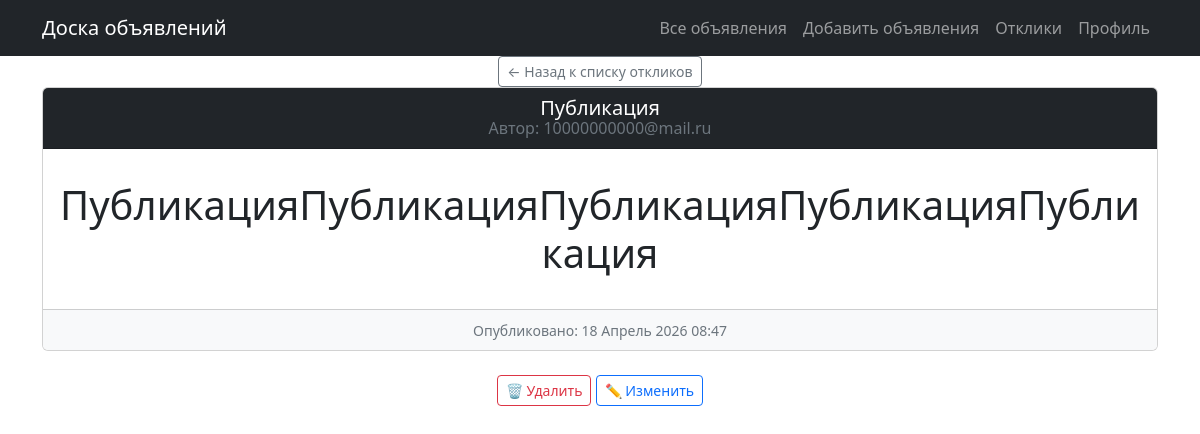
Screenshot of /my-ads/40/ (signed in) with the database file from the repository.
### board/models.py (models this page shows, shortened)
class Ad(models.Model):
    title = models.CharField(
        max_length=250,
        verbose_name='Заголовок'
    )
    content = RichTextUploadingField(
        'Содержимое статьи',
        config_name='default',
        blank=True,
        null=True
    )
    category = models.ForeignKey(
        Category,
        on_delete=models.PROTECT,
        verbose_name="Категория",
    )
    author = models.ForeignKey(
        User,
        on_delete=models.CASCADE,
        verbose_name="Автор"
    )
    created_at = models.DateTimeField(
        auto_now_add=True,
        verbose_name='Дата публикации'
    )
    updated_at = models.DateTimeField(
        auto_now=True,
        verbose_name='Последнее обновление'
    )
    class Meta:
        ordering = ['-created_at']
        verbose_name = 'Объявление'
        verbose_name_plural = 'Объявления'

### board/views.py (the view)
class MyDetail(LoginRequiredMixin, DetailView):
    model = Ad
    template_name = 'my_detail.html'
    context_object_name = 'ad'
    def get_queryset(self):
        return super().get_queryset().filter(author=self.request.user)
    def get_context_data(self, **kwargs):
        context = super().get_context_data(**kwargs)
        return context

### templates/my_detail.html (shortened to what this page needs)
{% extends "flatpages/default.html" %}
{% block content %}
    <div>
        <a href="{% url 'board:response_list' %}" class="btn btn-outline-secondary btn-sm">
            ← Назад к списку откликов
        </a>
    </div>
    <div class="row">
        <div class="col-lg-12">
            <div class="card mb-4">
                <div class="card-header bg-dark text-white">
                    <h5 class="card-title mb-0">{{ ad.title }}</h5>
            <p class="card-subtitle mb-0 text-muted">
                Автор: {{ ad.author.username }}
            </p>
        </div>
        <div class="card-body">
            {% if ad.content %}
                <p>{{ ad.content|safe }}</p>
            {% else %}
                <p>Нет текста</p>
            {% endif %}
        </div>
        <div class="card-footer bg-light">
            <small class="text-muted">
                Опубликовано: {{ ad.created_at|date:"d F Y H:i" }}
            </small>
        </div>
    </div>
            <a href="{% url 'board:ad_delete' ad.pk %}"
               class="btn btn-outline-danger btn-sm"
               onclick="return confirm('Вы уверены, что хотите удалить это объявление?')">
                🗑️ Удалить
            </a>
            <a href="{% url 'board:ad_edit' ad.pk %}"
               class="btn btn-outline-primary btn-sm">
                ✏️ Изменить
            </a>
</div>
{% endblock content %}

### rows the page displays
Ad: title "Публикация", author.username "10000000000@mail.ru", content "ПубликацияПубликацияПубликацияПубликацияПубликация", created_at "18 Апрель 2026 08:47"
